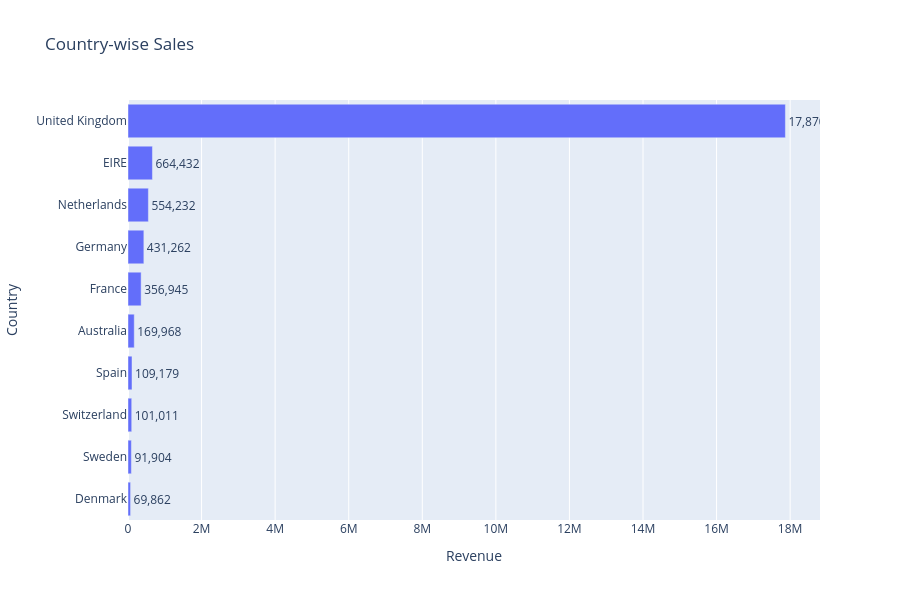

This figure's notebook cell:
### Markdown cell above
**Business insight:** Monthly sales trends are the core demand signal for planning inventory, campaigns, and staffing. The platform should watch for seasonal peaks, troughs, and growth inflections, then connect those movements to promotions, holidays, and product launches.

### Code cell
country_sales = (
    sales_df.groupby('Country', as_index=False)['TransactionValue']
    .sum()
    .sort_values('TransactionValue', ascending=False)
    .head(10)
)
country_sales['Country'] = country_sales['Country'].astype(str)

fig = px.bar(
    country_sales.sort_values('TransactionValue'),
    x='TransactionValue',
    y='Country',
    orientation='h',
    title='Country-wise Sales',
    text='TransactionValue',
    labels={'TransactionValue': 'Revenue'}
)
fig.update_traces(texttemplate='%{text:,.0f}', textposition='outside')
fig.update_layout(height=600)
fig.show()

country_sales.sort_values('TransactionValue', ascending=False)

### Figure 1 — Plotly figure (JSON) as saved in the notebook; plotly's stock layout.template omitted (floating-point values rounded to 4 significant figures)
{"data": [{"alignmentgroup": "True", "hovertemplate": "Revenue=%{text}<br>Country=%{y}<extra></extra>", "legendgroup": "", "marker": {"color": "#636efa", "pattern": {"shape": ""}}, "name": "", "offsetgroup": "", "orientation": "h", "showlegend": false, "text": [69860.0, 91900.0, 101000.0, 109200.0, 170000.0, 356900.0, 431300.0, 554200.0, 664400.0, 17870000.0], "textposition": "outside", "texttemplate": "%{text:,.0f}", "type": "bar", "x": [69860.0, 91900.0, 101000.0, 109200.0, 170000.0, 356900.0, 431300.0, 554200.0, 664400.0, 17870000.0], "xaxis": "x", "y": ["Denmark", "Sweden", "Switzerland", "Spain", "Australia", "France", "Germany", "Netherlands", "EIRE", "United Kingdom"], "yaxis": "y"}], "layout": {"barmode": "relative", "height": 600, "legend": {"tracegroupgap": 0}, "title": {"text": "Country-wise Sales"}, "xaxis": {"anchor": "y", "domain": [0, 1], "title": {"text": "Revenue"}}, "yaxis": {"anchor": "x", "domain": [0, 1], "title": {"text": "Country"}}}}
